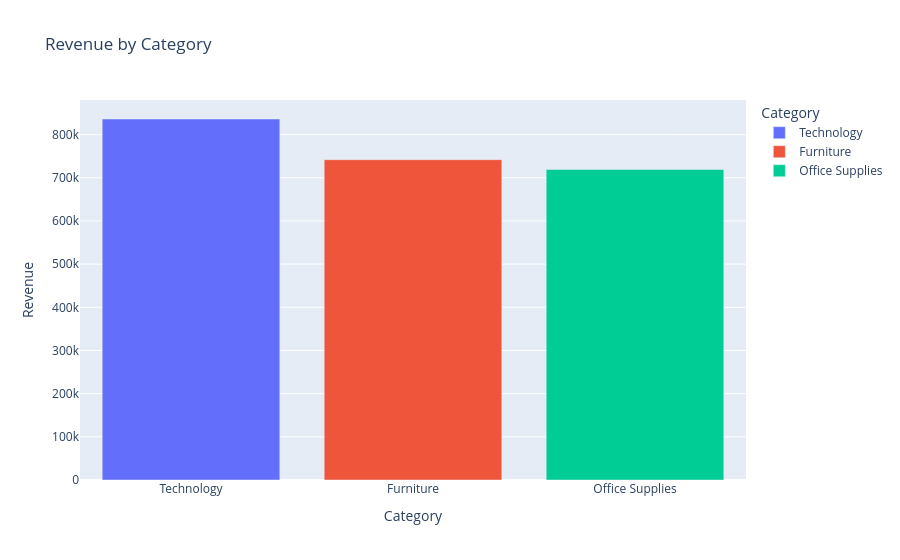

Notebook cell for this chart:
### Markdown cell above
## Revenue by Category

This chart compares total revenue generated by each product category.

### Code cell
category_sales = (
    df.groupby("Category")["Revenue"]
      .sum()
      .reset_index()
      .sort_values("Revenue", ascending=False)
)

fig = px.bar(
    category_sales,
    x="Category",
    y="Revenue",
    color="Category",
    title="Revenue by Category"
)

fig.show()

### Figure 1 — Plotly figure (JSON) as saved in the notebook; plotly's stock layout.template omitted (floating-point values rounded to 4 significant figures)
{"data": [{"hovertemplate": "Category=%{x}<br>Revenue=%{y}<extra></extra>", "legendgroup": "Technology", "marker": {"color": "#636efa", "pattern": {"shape": ""}}, "name": "Technology", "orientation": "v", "showlegend": true, "textposition": "auto", "type": "bar", "x": ["Technology"], "xaxis": "x", "y": [836200.0], "yaxis": "y"}, {"hovertemplate": "Category=%{x}<br>Revenue=%{y}<extra></extra>", "legendgroup": "Furniture", "marker": {"color": "#EF553B", "pattern": {"shape": ""}}, "name": "Furniture", "orientation": "v", "showlegend": true, "textposition": "auto", "type": "bar", "x": ["Furniture"], "xaxis": "x", "y": [742000.0], "yaxis": "y"}, {"hovertemplate": "Category=%{x}<br>Revenue=%{y}<extra></extra>", "legendgroup": "Office Supplies", "marker": {"color": "#00cc96", "pattern": {"shape": ""}}, "name": "Office Supplies", "orientation": "v", "showlegend": true, "textposition": "auto", "type": "bar", "x": ["Office Supplies"], "xaxis": "x", "y": [719000.0], "yaxis": "y"}], "layout": {"barmode": "relative", "legend": {"title": {"text": "Category"}, "tracegroupgap": 0}, "title": {"text": "Revenue by Category"}, "xaxis": {"anchor": "y", "categoryarray": ["Technology", "Furniture", "Office Supplies"], "categoryorder": "array", "domain": [0, 1], "title": {"text": "Category"}}, "yaxis": {"anchor": "x", "domain": [0, 1], "title": {"text": "Revenue"}}}}
